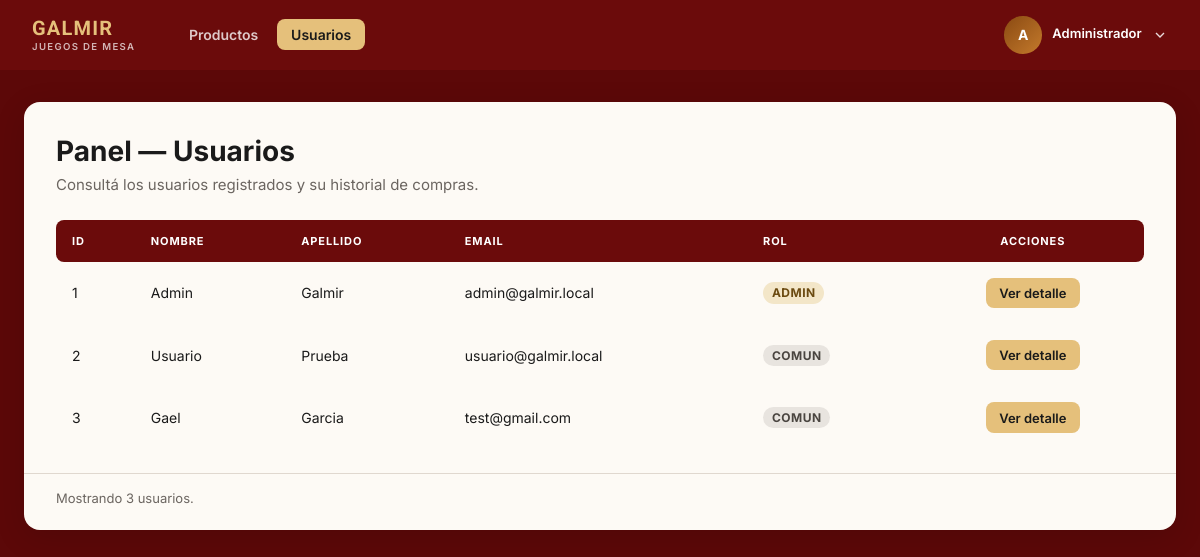
/sitio/admin/vistas/usuarios.php, run on the app's committed database.
### tables this page shows
CREATE TABLE `usuarios` (
  `usuario_id` int(10) unsigned NOT NULL AUTO_INCREMENT,
  `email` varchar(255) NOT NULL,
  `password` varchar(255) NOT NULL,
  `nombre` varchar(100) DEFAULT NULL,
  `apellido` varchar(100) DEFAULT NULL,
  `rol` enum('comun','admin') NOT NULL DEFAULT 'comun',
  PRIMARY KEY (`usuario_id`),
  UNIQUE KEY `email` (`email`)
);

### sitio/clases/Usuario.php (called while the page is built, shortened)
<?php
class Usuario
{
    private int $usuario_id = 0;
    private string $email = '';
    private ?string $nombre = null;
    private ?string $apellido = null;
    private string $rol = self::ROL_COMUN;
    public function todos(): array
    {
        $db = (new DBConexion)->getConexion();
        $stmt = $db->query(
            'SELECT usuario_id, email, password, nombre, apellido, rol
             FROM usuarios
             ORDER BY usuario_id ASC'
        );
        $stmt->setFetchMode(PDO::FETCH_CLASS, self::class);
        return $stmt->fetchAll();
    }
    public function getId(): int
    {
        return $this->usuario_id;
    }
    public function getEmail(): string
    {
        return $this->email;
    }
    public function getNombre(): string
    {
        return $this->nombre ?? '';
    }
    public function getApellido(): string
    {
        return $this->apellido ?? '';
    }
    public function getRol(): string
    {
        return $this->rol;
    }
}

### sitio/admin/vistas/usuarios.php (the view, shortened to what this page needs)
<?php
require_once __DIR__ . '/../../clases/Usuario.php';
$usuarioModel = new Usuario;
$usuarios = $usuarioModel->todos();
?>
<!DOCTYPE html>
<html lang="es">
<head>
    <link rel="stylesheet" href="css/productos.css?v=20260725-1">
</head>
<body class="admin-productos">
    <header class="admin-productos__topbar">
        <div class="admin-productos__brand">
            <div>
                <p class="admin-productos__logo-name">GALMIR</p>
                <p class="admin-productos__logo-tagline">Juegos de mesa</p>
            </div>
        </div>
        <nav class="admin-productos__nav" aria-label="Secciones del panel">
            <a class="admin-productos__nav-link" href="index.php?seccion=productos">Productos</a>
            <a class="admin-productos__nav-link admin-productos__nav-link--active" href="index.php?seccion=usuarios" aria-current="page">Usuarios</a>
        </nav>
        <div class="admin-productos__session">
            <details class="admin-productos__profile">
                <summary class="admin-productos__profile-toggle">
                    <span class="admin-productos__avatar" aria-hidden="true">A</span>
                    <span class="admin-productos__profile-text">
                        <span class="admin-productos__profile-name">Administrador</span>
                    </span>
                    <svg class="admin-productos__profile-chevron" viewBox="0 0 24 24" fill="none" stroke="currentColor" stroke-width="2" aria-hidden="true">
                        <polyline points="6 9 12 15 18 9"/>
                    </svg>
                </summary>
            </details>
        </div>
    </header>
    <main class="admin-productos__main">
        <div class="admin-productos__card">
            <header class="admin-productos__header">
                <div>
                    <h1 class="admin-productos__title">Panel — Usuarios</h1>
                    <p class="admin-productos__subtitle">Consultá los usuarios registrados y su historial de compras.</p>
                </div>
            </header>
            <div class="admin-productos__table-wrap">
                <table class="admin-productos__table">
                    <thead>
                        <tr>
                            <th scope="col">ID</th>
                            <th scope="col">Nombre</th>
                            <th scope="col">Apellido</th>
                            <th scope="col">Email</th>
                            <th scope="col">Rol</th>
                            <th scope="col">Acciones</th>
                        </tr>
                    </thead>
                    <tbody>
                        <?php if (count($usuarios) === 0): ?>
                            <tr>
                                <td class="admin-productos__empty" colspan="6">No hay usuarios registrados.</td>
                            </tr>
                        <?php else: ?>
                            <?php foreach ($usuarios as $usuario): ?>
                                <tr>
                                    <td><?= (int) $usuario->getId() ?></td>
                                    <td><?= htmlspecialchars($usuario->getNombre(), ENT_QUOTES, 'UTF-8') ?></td>
                                    <td><?= htmlspecialchars($usuario->getApellido(), ENT_QUOTES, 'UTF-8') ?></td>
                                    <td><?= htmlspecialchars($usuario->getEmail(), ENT_QUOTES, 'UTF-8') ?></td>
                                    <td>
                                        <span class="admin-productos__rol admin-productos__rol--<?= htmlspecialchars($usuario->getRol(), ENT_QUOTES, 'UTF-8') ?>">
                                            <?= htmlspecialchars($usuario->getRol(), ENT_QUOTES, 'UTF-8') ?>
                                        </span>
                                    </td>
                                    <td>
                                        <a
                                            class="admin-productos__link-detalle"
                                            href="index.php?seccion=usuario-detalle&amp;id=<?= (int) $usuario->getId() ?>"
                                        >
                                            Ver detalle
                                        </a>
                                    </td>
                                </tr>
                            <?php endforeach; ?>
                        <?php endif; ?>
                    </tbody>
                </table>
            </div>
            <footer class="admin-productos__footer">
                Mostrando <?= count($usuarios) ?> usuario<?= count($usuarios) === 1 ? '' : 's' ?>.
            </footer>
        </div>
    </main>
</body>
</html>

### data on the page
usuarios: usuario_id "1", nombre "Admin", apellido "Galmir", email "admin@galmir.local", rol "ADMIN"
usuarios: usuario_id "2", nombre "Usuario", apellido "Prueba", email "usuario@galmir.local", rol "COMUN"
usuarios: usuario_id "3", nombre "Gael", apellido "Garcia", email "test@gmail.com", rol "COMUN"

### other printed values
count($usuarios) "3"
